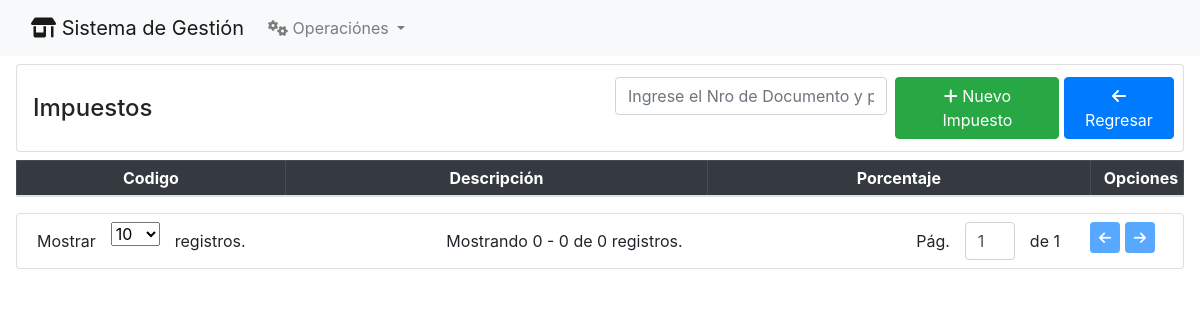
Page /impuestos/ on the earlier database version.
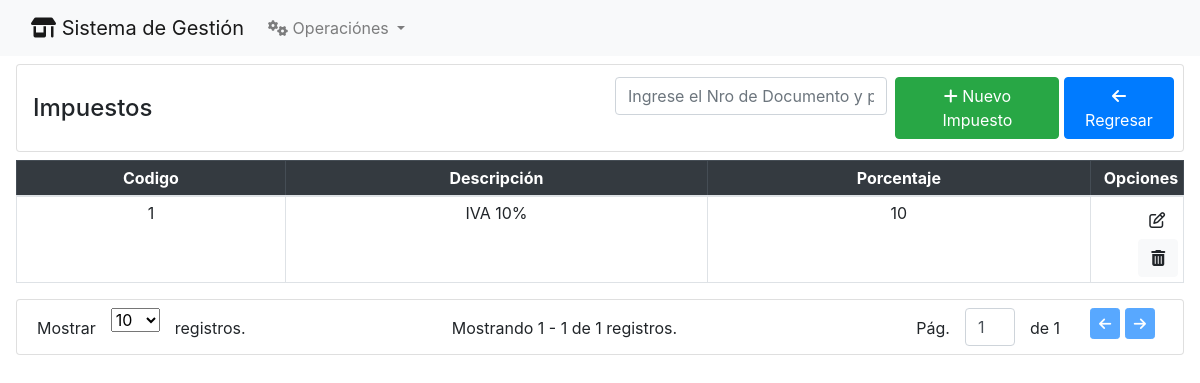
Same page on the later database version.
### Impuestos/models.py (models this page shows, shortened)
class Impuestos(models.Model):
    descripcion =  models.CharField(max_length = 250)
    porcentaje = models.FloatField()
    estado = models.IntegerField(default = 1, null= True, blank = True)

### Impuestos/views.py (the view)
# urls.py: path("", impuesto_index, name="impuestos"),
def impuesto_index(request):
    template_name = 'impuestos_index.html'
    paginate_by = 10
    filter_value = request.GET.get('filter', '').strip()
    paginate_by_param = request.GET.get('paginate_by', paginate_by)
    if filter_value:
        queryset = Impuestos.objects.filter(
            Q(descripcion__icontains=filter_value),
        )
    else:
        queryset = Impuestos.objects.filter()
    paginator = Paginator(queryset, per_page=paginate_by_param)
    page = request.GET.get('page')
    blocks = paginator.get_page(page)
    context = {
        'page_obj': blocks,
        'title': 'Impuestos',
        'filter': filter_value,
    }
    return render(request, template_name, context)

### Impuestos/templates/impuestos_index.html (shortened to what this page needs)
{% extends 'home.html' %}
{% block content %}
<div class="card pr-2 my-2 mr-3 ml-3 mb-2">
    <div class="card-body pr-2 pl-3 py-1">
        <div class="row align-items-center">
            <div class="col">
                <h4 class="m-0 my-2">{{ title }}</h4>
            </div>
            <div class="col d-flex p-2 justify-content-end">
                <form class="mr-2 w-50" method="get">
                    <input type="text" class="form-control   text-center" name="filter"
                        placeholder="Ingrese el Nro de Documento y presione la tecla Enter">
                </form>
                <a href="{%url 'nuevo_impuesto'%}" class="btn btn-success"> <i class="fa-solid fa-plus"></i> Nuevo
                    Impuesto</a>
                <a href="{% url 'home' %}" class="btn btn-primary"> <i class="fa-solid fa-arrow-left"></i> Regresar</a>
            </div>
        </div>
    </div>
</div>
<div class=" pr-3  pl-3 ml-0 mb-2">
    <table class="table table-sm table-bordered">
        <thead class="table-dark ">
            <tr class="text-center">
                <th>Codigo</th>
                <th>Descripci&oacute;n</th>
                <th>Porcentaje</th>
                <th style="width: 8%; text-align: right;">Opciones</th>
            </tr>
        </thead>
        <tbody>
            {% for imp in page_obj %}
            <tr class="text-center">
                <td> {{imp.id}} </td>
                <td> {{imp.descripcion}} </td>
                <td> {{imp.porcentaje}} </td>
                <td style="text-align: right;">
                    <a href="modificar_impuesto/{{imp.id}}/" class="btn btn-ligth"><i class="fa-regular fa-pen-to-square"></i></a>
                    <a href="#" class="btn btn-light btn_eliminar" data-bs-toggle="modal" data-bs-target="#exampleModal"
                        data-id="{{imp.id}}">
                        <i class="fa-solid fa-trash-can"></i>
                    </a>
                </td>
            </tr>
            {% endfor %}
        </tbody>
    </table>
</div>
{% include 'paginator.html' %}
{% endblock %}

Differences in the rows shown:
added Impuestos: id "1", descripcion "IVA 10%", porcentaje "10"
Other differences:
{{ page_obj.start_index }}: "0" → "1"
{{ page_obj.end_index }}: "0" → "1"
{{ page_obj.paginator.count }}: "0" → "1"
